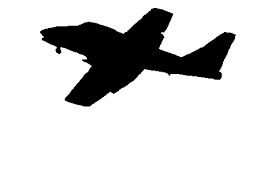
#> input picture assets/aviao.png, 275 x 183 px
$ python main.py
#> lines starting #> are read from the running program, lines starting #| are printed output that depends on the picture; after the words box and inside, x2 and y2 are one past the last pixel; in counts of white or black regions, pixels touching at a corner belong together
#> further down, imagem is the input picture: PIL image 275x183 P; min 0, max 255, mean 213.3
from PIL import Image
# Documentação pillow: https://pillow.readthedocs.io/en/stable/index.html


def inverte_imagem(imagem: Image, modify=False):
#> called with modify = False
    if not modify:
        imagem = imagem.copy()
    for line in range(imagem.width):
        for column in range(imagem.height):
            pixel = imagem.getpixel((line, column))
            if pixel == 0:
                imagem.putpixel((line, column), 1)
            else:
                imagem.putpixel((line, column), 0)
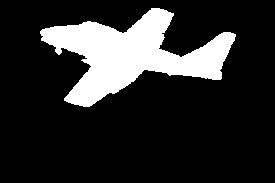
#> imagem: PIL image 275x183 P; 17.1% white; 1 white region, box (x1, y1, x2, y2) and area: (40, 8, 236, 107) 8581
    return imagem


def marca_fronteira_v4(imagem: Image, modify=False):
#> called with modify = False
    if not modify:
        imagem = imagem.copy()
    for line in range(imagem.width):
        for column in range(imagem.height):
            preto = 0
            vizinhos = []

            try:
                vizinhos.append(imagem.getpixel((line - 1, column)))
                vizinhos.append(imagem.getpixel((line + 1, column)))
                vizinhos.append(imagem.getpixel((line, column - 1)))
                vizinhos.append(imagem.getpixel((line, column + 1)))
            except IndexError as error:
                pass

            if imagem.getpixel((line, column)) == 1 and len(vizinhos) == 4:
                for vizinho in vizinhos:
                    if vizinho == preto:
                        imagem.putpixel((line, column), 125)

    for line in range(imagem.width):
        for column in range(imagem.height):
            if imagem.getpixel((line, column)) == 1:
                imagem.putpixel((line, column), 0)
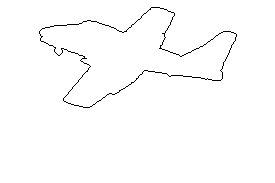
#> imagem: PIL image 275x183 P; 98.8% white; black in thin lines or dots, all inside (x1, y1, x2, y2) = (39, 7, 237, 108)

    return imagem


def marca_fronteira_v8(imagem: Image, modify=False):
#> called with modify = False
    if not modify:
        imagem = imagem.copy()
    for line in range(imagem.width):
        for column in range(imagem.height):
            vizinhos = []

            try:
                vizinhos.append(imagem.getpixel((line-1, column)))
                vizinhos.append(imagem.getpixel((line+1, column)))
                vizinhos.append(imagem.getpixel((line, column-1)))
                vizinhos.append(imagem.getpixel((line, column+1)))
                vizinhos.append(imagem.getpixel((line-1, column-1)))
                vizinhos.append(imagem.getpixel((line-1, column+1)))
                vizinhos.append(imagem.getpixel((line+1, column+1)))
                vizinhos.append(imagem.getpixel((line+1, column-1)))
            except IndexError as error:
                pass

            if imagem.getpixel((line, column)) == 1 and len(vizinhos) == 8:
                for vizinho in vizinhos:
                    if vizinho == 0:
                        imagem.putpixel((line, column), 125)

    for line in range(imagem.width):
        for column in range(imagem.height):
            if imagem.getpixel((line, column)) == 1:
                imagem.putpixel((line, column), 0)
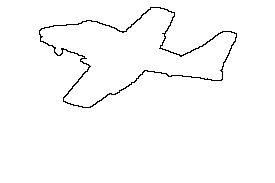
#> imagem: PIL image 275x183 P; 98.4% white; black in thin lines or dots, all inside (x1, y1, x2, y2) = (39, 7, 237, 108)

    return imagem


# [60 lines left out: functions calcula_histograma, calcula_fdp, calcula_fda, equaliza, not called in this run]


if __name__ == '__main__':
    with Image.open('assets/aviao.png') as imagem:
        imagem = inverte_imagem(imagem)
        imagem.save('resultados/aviao_invertido.png')
        imagem_v4 = marca_fronteira_v4(imagem)
        imagem_v4.save('resultados/folha_marcada_V4.png')
        imagem_v8 = marca_fronteira_v8(imagem)
        imagem_v8.save('resultados/folha_marcada_v8.png')

    # [5 lines of commented-out code are left out]
